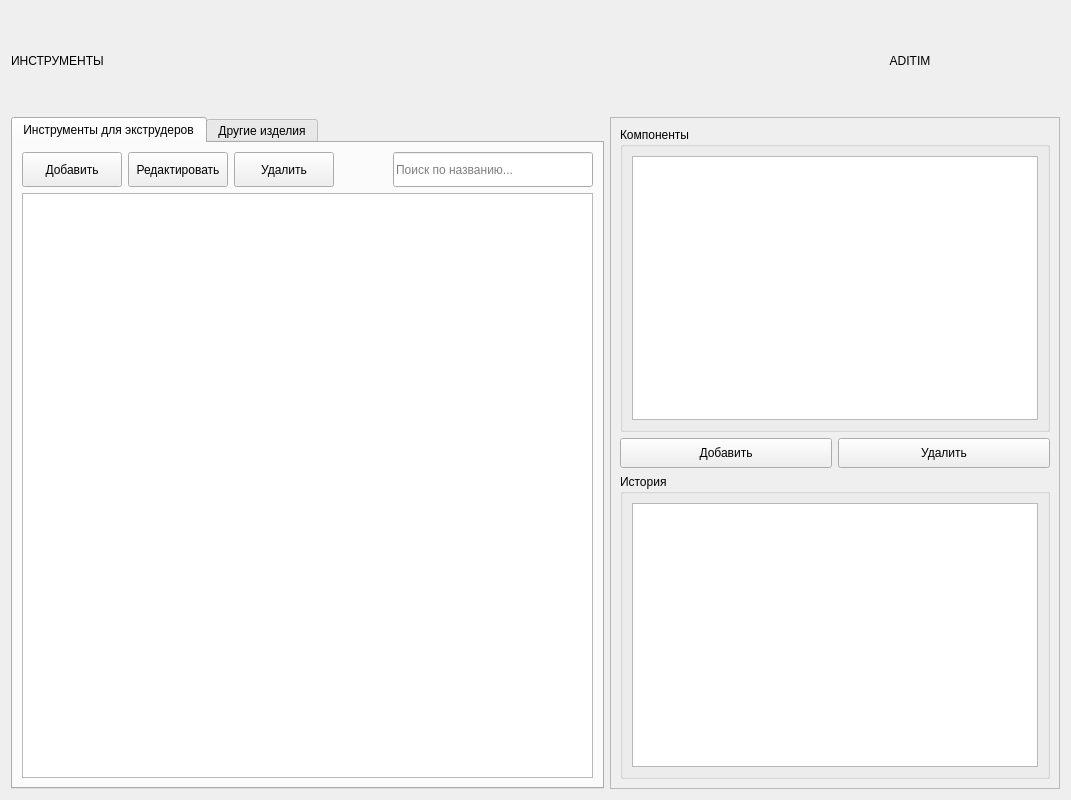
<?xml version="1.0" encoding="UTF-8"?>
<ui version="4.0">
 <class>ProductContent</class>
 <widget class="QWidget" name="ProductContent">
  <property name="geometry">
   <rect>
    <x>0</x>
    <y>0</y>
    <width>1071</width>
    <height>800</height>
   </rect>
  </property>
  <layout class="QGridLayout" name="gridLayout">
   <item row="1" column="0">
    <widget class="QTabWidget" name="tabWidget_main">
     <property name="enabled">
      <bool>true</bool>
     </property>
     <property name="currentIndex">
      <number>0</number>
     </property>
     <widget class="QWidget" name="tab_profiletool">
      <attribute name="title">
       <string>Инструменты для экструдеров</string>
      </attribute>
      <layout class="QVBoxLayout" name="verticalLayout_profiletool">
       <item>
        <layout class="QHBoxLayout" name="horizontalLayout_toolbar_profiletool">
         <item>
          <widget class="QPushButton" name="pushButton_profiletool_add">
           <property name="minimumSize">
            <size>
             <width>100</width>
             <height>35</height>
            </size>
           </property>
           <property name="text">
            <string>Добавить</string>
           </property>
          </widget>
         </item>
         <item>
          <widget class="QPushButton" name="pushButton_profiletool_edit">
           <property name="minimumSize">
            <size>
             <width>100</width>
             <height>35</height>
            </size>
           </property>
           <property name="text">
            <string>Редактировать</string>
           </property>
          </widget>
         </item>
         <item>
          <widget class="QPushButton" name="pushButton_profiletool_delete">
           <property name="minimumSize">
            <size>
             <width>100</width>
             <height>35</height>
            </size>
           </property>
           <property name="text">
            <string>Удалить</string>
           </property>
          </widget>
         </item>
         <item>
          <spacer name="horizontalSpacer_profiletool">
           <property name="orientation">
            <enum>Qt::Orientation::Horizontal</enum>
           </property>
           <property name="sizeHint" stdset="0">
            <size>
             <width>40</width>
             <height>20</height>
            </size>
           </property>
          </spacer>
         </item>
         <item>
          <widget class="QLineEdit" name="lineEdit_search_profiletool">
           <property name="minimumSize">
            <size>
             <width>200</width>
             <height>35</height>
            </size>
           </property>
           <property name="placeholderText">
            <string>Поиск по названию...</string>
           </property>
          </widget>
         </item>
        </layout>
       </item>
       <item>
        <widget class="QTableWidget" name="tableWidget_profiletool">
         <property name="alternatingRowColors">
          <bool>true</bool>
         </property>
         <property name="selectionMode">
          <enum>QAbstractItemView::SelectionMode::ExtendedSelection</enum>
         </property>
         <property name="selectionBehavior">
          <enum>QAbstractItemView::SelectionBehavior::SelectRows</enum>
         </property>
         <property name="gridStyle">
          <enum>Qt::PenStyle::SolidLine</enum>
         </property>
         <property name="sortingEnabled">
          <bool>true</bool>
         </property>
        </widget>
       </item>
      </layout>
     </widget>
     <widget class="QWidget" name="tab_product">
      <property name="enabled">
       <bool>true</bool>
      </property>
      <attribute name="title">
       <string>Другие изделия</string>
      </attribute>
      <layout class="QVBoxLayout" name="verticalLayout_products">
       <item>
        <layout class="QHBoxLayout" name="horizontalLayout_toolbar_product">
         <item>
          <widget class="QPushButton" name="pushButton_product_add">
           <property name="minimumSize">
            <size>
             <width>100</width>
             <height>35</height>
            </size>
           </property>
           <property name="text">
            <string>Добавить</string>
           </property>
          </widget>
         </item>
         <item>
          <widget class="QPushButton" name="pushButton_product_edit">
           <property name="minimumSize">
            <size>
             <width>100</width>
             <height>35</height>
            </size>
           </property>
           <property name="text">
            <string>Редактировать</string>
           </property>
          </widget>
         </item>
         <item>
          <widget class="QPushButton" name="pushButton_product_delete">
           <property name="minimumSize">
            <size>
             <width>100</width>
             <height>35</height>
            </size>
           </property>
           <property name="text">
            <string>Удалить</string>
           </property>
          </widget>
         </item>
         <item>
          <spacer name="horizontalSpacer_product">
           <property name="orientation">
            <enum>Qt::Orientation::Horizontal</enum>
           </property>
           <property name="sizeHint" stdset="0">
            <size>
             <width>40</width>
             <height>20</height>
            </size>
           </property>
          </spacer>
         </item>
         <item>
          <widget class="QLineEdit" name="lineEdit_search_product">
           <property name="minimumSize">
            <size>
             <width>200</width>
             <height>35</height>
            </size>
           </property>
           <property name="placeholderText">
            <string>Поиск по названию...</string>
           </property>
          </widget>
         </item>
        </layout>
       </item>
       <item>
        <widget class="QTableWidget" name="tableWidget_product">
         <property name="alternatingRowColors">
          <bool>true</bool>
         </property>
         <property name="selectionBehavior">
          <enum>QAbstractItemView::SelectionBehavior::SelectRows</enum>
         </property>
         <property name="sortingEnabled">
          <bool>true</bool>
         </property>
         <column>
          <property name="text">
           <string>Название</string>
          </property>
         </column>
         <column>
          <property name="text">
           <string>Департамент</string>
          </property>
         </column>
         <column>
          <property name="text">
           <string>Описание</string>
          </property>
         </column>
        </widget>
       </item>
      </layout>
     </widget>
    </widget>
   </item>
   <item row="1" column="1">
    <widget class="QFrame" name="frame_component">
     <property name="minimumSize">
      <size>
       <width>450</width>
       <height>0</height>
      </size>
     </property>
     <property name="maximumSize">
      <size>
       <width>450</width>
       <height>16777215</height>
      </size>
     </property>
     <property name="frameShape">
      <enum>QFrame::Shape::StyledPanel</enum>
     </property>
     <layout class="QVBoxLayout" name="verticalLayout_components">
      <item>
       <widget class="QGroupBox" name="groupBox_component">
        <property name="title">
         <string>Компоненты</string>
        </property>
        <layout class="QVBoxLayout" name="verticalLayout">
         <item>
          <widget class="QTableWidget" name="tableWidget_component">
           <property name="alternatingRowColors">
            <bool>true</bool>
           </property>
           <property name="selectionMode">
            <enum>QAbstractItemView::SelectionMode::ExtendedSelection</enum>
           </property>
           <property name="selectionBehavior">
            <enum>QAbstractItemView::SelectionBehavior::SelectRows</enum>
           </property>
           <property name="gridStyle">
            <enum>Qt::PenStyle::SolidLine</enum>
           </property>
          </widget>
         </item>
        </layout>
       </widget>
      </item>
      <item>
       <layout class="QHBoxLayout" name="horizontalLayout_components_toolbar">
        <item>
         <widget class="QPushButton" name="pushButton_component_add">
          <property name="enabled">
           <bool>true</bool>
          </property>
          <property name="minimumSize">
           <size>
            <width>80</width>
            <height>30</height>
           </size>
          </property>
          <property name="text">
           <string>Добавить</string>
          </property>
         </widget>
        </item>
        <item>
         <widget class="QPushButton" name="pushButton_component_delete">
          <property name="enabled">
           <bool>true</bool>
          </property>
          <property name="minimumSize">
           <size>
            <width>80</width>
            <height>30</height>
           </size>
          </property>
          <property name="text">
           <string>Удалить</string>
          </property>
         </widget>
        </item>
       </layout>
      </item>
      <item>
       <widget class="QGroupBox" name="groupBox_component_stage">
        <property name="title">
         <string>История</string>
        </property>
        <layout class="QVBoxLayout" name="verticalLayout_2">
         <item>
          <widget class="QTableWidget" name="tableWidget_component_stage">
           <property name="alternatingRowColors">
            <bool>true</bool>
           </property>
           <property name="selectionBehavior">
            <enum>QAbstractItemView::SelectionBehavior::SelectRows</enum>
           </property>
           <property name="gridStyle">
            <enum>Qt::PenStyle::SolidLine</enum>
           </property>
          </widget>
         </item>
        </layout>
       </widget>
      </item>
     </layout>
    </widget>
   </item>
   <item row="0" column="0" colspan="2">
    <layout class="QHBoxLayout" name="horizontalLayout_header">
     <item>
      <widget class="QLabel" name="label_header">
       <property name="styleSheet">
        <string/>
       </property>
       <property name="text">
        <string>ИНСТРУМЕНТЫ</string>
       </property>
      </widget>
     </item>
     <item>
      <widget class="QLabel" name="label_logo">
       <property name="minimumSize">
        <size>
         <width>300</width>
         <height>100</height>
        </size>
       </property>
       <property name="maximumSize">
        <size>
         <width>300</width>
         <height>100</height>
        </size>
       </property>
       <property name="styleSheet">
        <string/>
       </property>
       <property name="text">
        <string>ADITIM</string>
       </property>
       <property name="alignment">
        <set>Qt::AlignmentFlag::AlignCenter</set>
       </property>
      </widget>
     </item>
    </layout>
   </item>
  </layout>
 </widget>
 <resources/>
 <connections/>
</ui>
